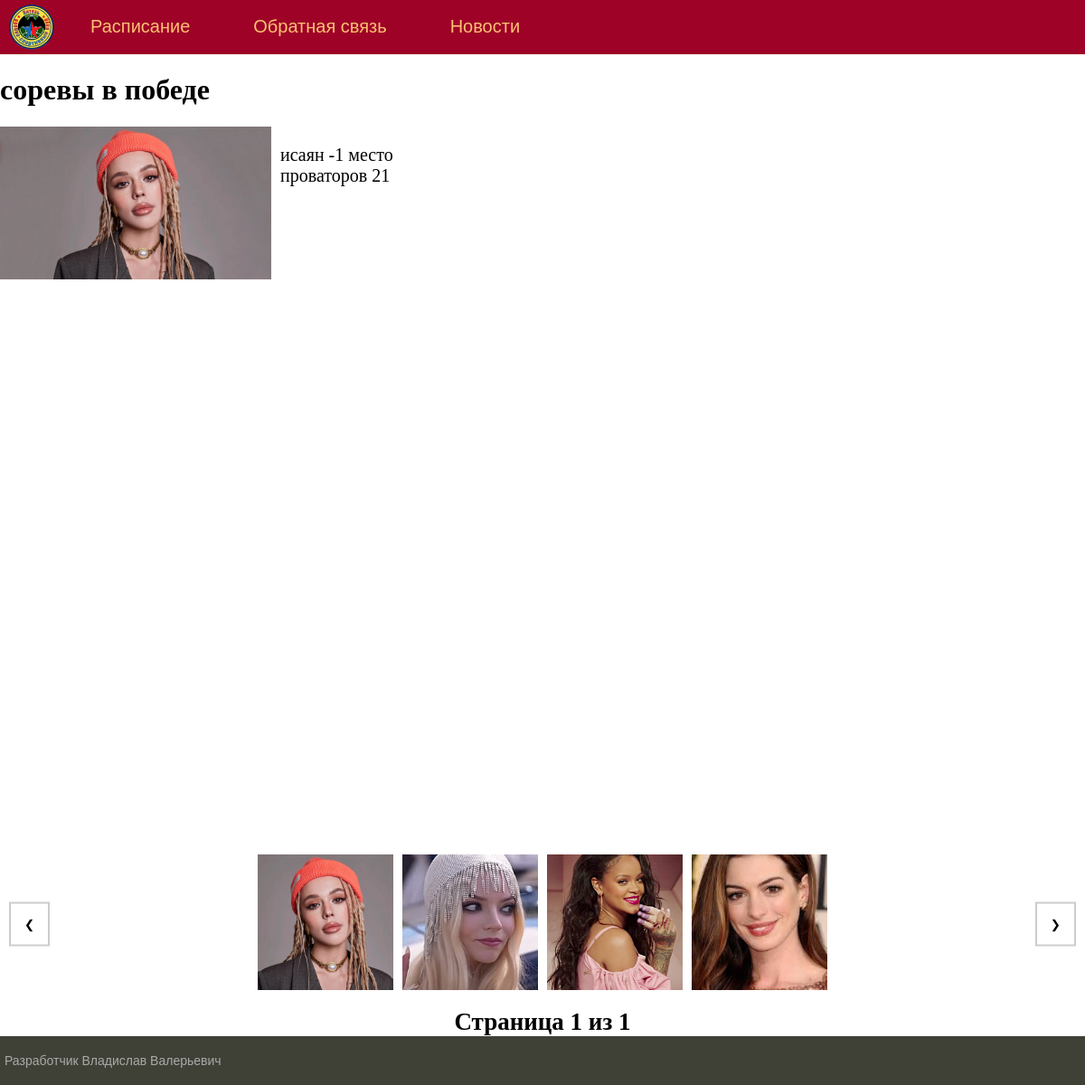
The app's page /post/1/ with its own data.
### club/models.py (models this page shows, shortened)
class News(models.Model):
    title = models.CharField(max_length=255, verbose_name="Заголовок")
    content = models.TextField(blank=True, verbose_name="Содержание")
    time_create = models.DateTimeField(auto_now_add=True, verbose_name='Дата создания')
    is_published = models.BooleanField(default=True, verbose_name="Публикация")
    class Meta:
        verbose_name = 'Новости'
        verbose_name_plural = 'Новости'
        ordering = ['-time_create', 'title']

class Photo(models.Model):
    name = models.ForeignKey('News', related_name='photos', on_delete=models.CASCADE, verbose_name='Новость')
    photo = models.ImageField(upload_to="photos/%Y/%m/%d/", verbose_name="Фото")
    class Meta:
        verbose_name = 'Фото'
        verbose_name_plural = 'Фото'
        ordering = ['name']

### club/views.py (the view)
# urls.py: path('post/<int:id>/', ShowPost.as_view(), name='post'),
class ShowPost(DataMixin, DetailView):
    model = News
    template_name = 'club/post.html'
    pk_url_kwarg = 'id'
    context_object_name = 'post'
    def get_context_data(self, *, object_list=None, **kwargs):
        context = super().get_context_data(**kwargs)
        c_def = self.get_user_context(title=context["post"])
        return dict(list(context.items()) + list(c_def.items()))

### club/utils.py (called while the page is built)
    def get_user_context(self, **kwargs):
        context = kwargs
        user_menu = menu.copy()
        context['menu'] = user_menu
        if 'cat_selected' not in context:
            context['cat_selected'] = 0
        return context

### club/templates/club/post.html (shortened to what this page needs)
{% extends 'club/base.html' %}
{% block content %}
{% load static %}
<link href="{% static 'club/css/lightbox.css' %}" rel="stylesheet" />
<h1>{{ post.title }}</h1>
{% if post.photos.exists %}
<p><img class="img-article-left" src="{{ post.photos.first.photo.url }}" alt="{{ post.title }}"></p>
{% endif %}
<div class="container">
{{ post.content|linebreaks }}
</div>
{% if post.photos.exists %}
<div class="gallery-container">
    <button class="nav-button prev" onclick="moveSlide(-1)">&#10094;</button>
    <div class="gallery">
        {% for p in post.photos.all %}
            <a href="{{ p.photo.url }}" data-lightbox="{{ post.title }}" data-title="{{ post.title }}">
                <img src="{{ p.photo.url }}" alt="Фото {{ forloop.counter }}">
            </a>
        {% endfor %}
    </div>
    <button class="nav-button next" onclick="moveSlide(1)">&#10095;</button>
</div>
<div class="page-info" id="page-info"></div>
{% endif %}
{% endblock %}

### club/static/club/css/styles.css (style rules this page uses)
.page-info { text-align: center; font-size: 27px; font-weight: bold; margin-top: 10px; }
html, body { font-family: 'Arial'; margin: 0; padding: 0; height: 100%; width: 100%; color: #444; }
.container { display: flex; flex-direction: column; min-height: 100vh; }
.gallery img { width: 150px; height: auto; margin: 5px; }
a { color: #0059b2; text-decoration: none; }
img { max-width: 600px; height: auto; }
img.img-article-left { max-width: 300px; height: auto; float: left; padding: 0 10px 10px 0; }
.content-text h1 { font-size: 32px; }

### records on screen
News: title "соревы в победе", photos.first.photo (picture), content "исаян -1 место проваторов 21"
Photo: photo (picture)
Photo: photo (picture)
Photo: photo (picture)
Photo: photo (picture)

### other values on screen
{{ m.title }} "Расписание" "Обратная связь" "Новости"
